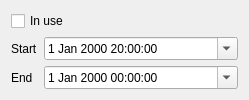
<?xml version="1.0" encoding="UTF-8"?>
<ui version="4.0">
 <class>Hibernate</class>
 <widget class="QWidget" name="Hibernate">
  <property name="geometry">
   <rect>
    <x>0</x>
    <y>0</y>
    <width>249</width>
    <height>98</height>
   </rect>
  </property>
  <property name="windowTitle">
   <string>Form</string>
  </property>
  <layout class="QFormLayout" name="formLayout">
   <item row="0" column="0" colspan="2">
    <widget class="QCheckBox" name="hibernate_in_use">
     <property name="toolTip">
      <string>Hibernate between the start and end below. Unchecked, the row is not used.</string>
     </property>
     <property name="text">
      <string>In use</string>
     </property>
    </widget>
   </item>
   <item row="1" column="0">
    <widget class="QLabel" name="startLabel">
     <property name="text">
      <string>Start</string>
     </property>
    </widget>
   </item>
   <item row="1" column="1">
    <widget class="QDateTimeEdit" name="hibernate_start">
     <property name="toolTip">
      <string>Start hibernating at this date/time (UTC, whole hours)</string>
     </property>
     <property name="time">
      <time>
       <hour>20</hour>
       <minute>0</minute>
       <second>0</second>
      </time>
     </property>
     <property name="calendarPopup">
      <bool>true</bool>
     </property>
    </widget>
   </item>
   <item row="2" column="0">
    <widget class="QLabel" name="stopLabel">
     <property name="text">
      <string>End</string>
     </property>
    </widget>
   </item>
   <item row="2" column="1">
    <widget class="QDateTimeEdit" name="hibernate_end">
     <property name="toolTip">
      <string>Stop hibernating at this date/time (UTC, whole hours). The tag checks once an hour, on the hour, whether to stop hibernating.</string>
     </property>
     <property name="calendarPopup">
      <bool>true</bool>
     </property>
    </widget>
   </item>
  </layout>
 </widget>
 <resources/>
 <connections/>
</ui>
